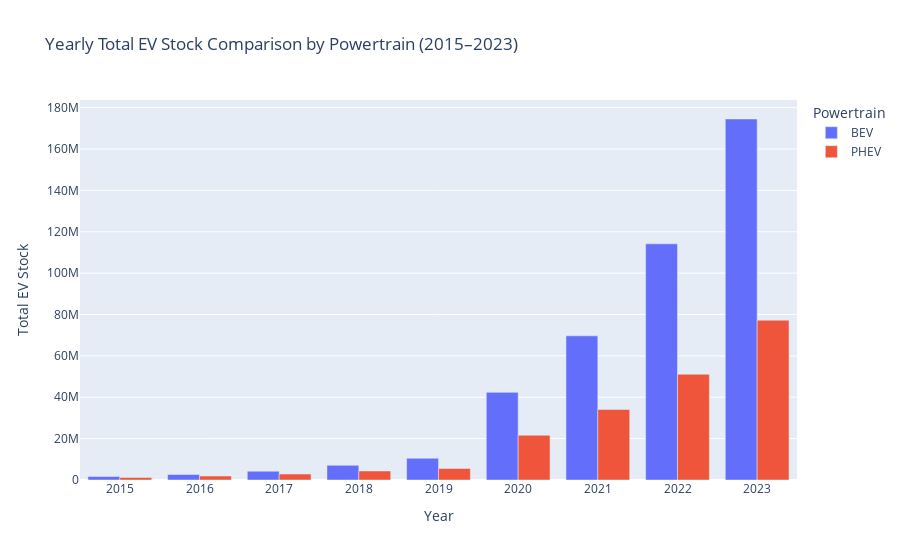

Notebook code for this chart:
### Markdown cell above
---
## 5. Powertrain growth comparison over the years

**Goal:** Visualize and compare the growth of stock ad charging stations between year 2010 to 2023

### Code cell
# Filter BEV & PHEV only and restrict to data before 2024
df_powertrain = df_ev_stock[
    (df_ev_stock['powertrain'].isin(['BEV', 'PHEV'])) &
    (df_ev_stock['year'] >= 2015) &
    (df_ev_stock['year'] < 2024)
].copy()

# Compute total EV stock per year per powertrain
df_yearly_totals = (
    df_powertrain.groupby(['year', 'powertrain'])['value']
    .sum()
    .reset_index()
)

# Create comparison bar chart
fig = px.bar(
    df_yearly_totals,
    x="year",
    y="value",
    color="powertrain",      # BEV vs PHEV comparison
    barmode="group",         # side-by-side bars
    title="Yearly Total EV Stock Comparison by Powertrain (2015–2023)"
)

fig.update_layout(
    xaxis_title="Year",
    yaxis_title="Total EV Stock",
    legend_title="Powertrain",
)

fig.show()

### Figure 1 — Plotly figure (JSON) as saved in the notebook; plotly's stock layout.template omitted (floating-point values rounded to 4 significant figures)
{"data": [{"alignmentgroup": "True", "hovertemplate": "powertrain=BEV<br>year=%{x}<br>value=%{y}<extra></extra>", "legendgroup": "BEV", "marker": {"color": "#636efa", "pattern": {"shape": ""}}, "name": "BEV", "offsetgroup": "BEV", "orientation": "v", "showlegend": true, "textposition": "auto", "type": "bar", "x": [2015, 2016, 2017, 2018, 2019, 2020, 2021, 2022, 2023], "xaxis": "x", "y": [1672000.0, 2678000.0, 4252000.0, 7095000.0, 10530000.0, 42360000.0, 69670000.0, 114100000.0, 174500000.0], "yaxis": "y"}, {"alignmentgroup": "True", "hovertemplate": "powertrain=PHEV<br>year=%{x}<br>value=%{y}<extra></extra>", "legendgroup": "PHEV", "marker": {"color": "#EF553B", "pattern": {"shape": ""}}, "name": "PHEV", "offsetgroup": "PHEV", "orientation": "v", "showlegend": true, "textposition": "auto", "type": "bar", "x": [2015, 2016, 2017, 2018, 2019, 2020, 2021, 2022, 2023], "xaxis": "x", "y": [1202000.0, 1909000.0, 2867000.0, 4359000.0, 5565000.0, 21650000.0, 34070000.0, 51110000.0, 77250000.0], "yaxis": "y"}], "layout": {"barmode": "group", "legend": {"title": {"text": "Powertrain"}, "tracegroupgap": 0}, "title": {"text": "Yearly Total EV Stock Comparison by Powertrain (2015–2023)"}, "xaxis": {"anchor": "y", "domain": [0, 1], "title": {"text": "Year"}}, "yaxis": {"anchor": "x", "domain": [0, 1], "title": {"text": "Total EV Stock"}}}}
